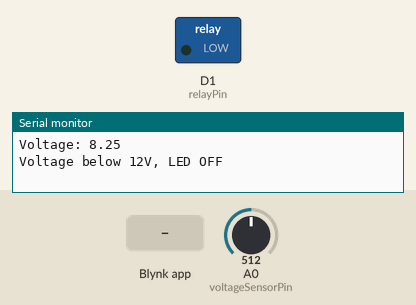
Recording of a sketch running on a simulated ESP8266 (NodeMCU). Parts: switched loads named in the sketch (green lamp = pin HIGH), the last lines printed to the serial monitor. The test bench sets the inputs (shaded band); at power-on: A0 (voltageSensorPin) = 512. WiFi joins after 1.5 s; servers stay silent unless stated.

Above: at 3.0 s.
3.1 s: Blynk app writes 1 to V1
At 3.9 s:
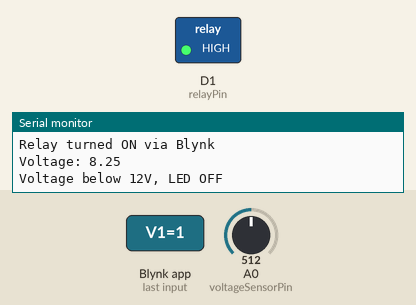
7.3 s: Blynk app writes 0 to V1
At 8.3 s:
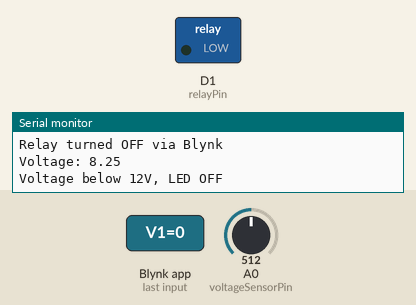
8.8 s: Blynk app writes 200 to V1
At 9.4 s:
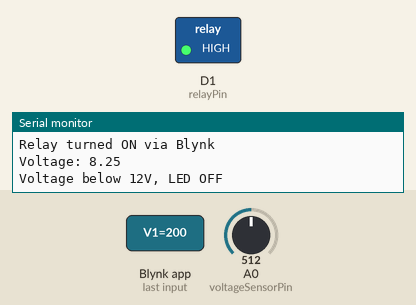
Timing chart, 0 to 11.3 s (numbered marks = the images above; inputs shaded):
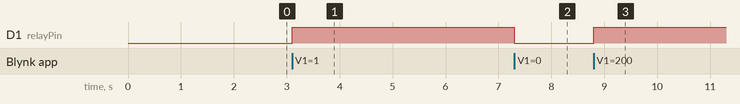

The sketch:

source.ino
```cpp
#define BLYNK_TEMPLATE_ID "***********"
#define BLYNK_TEMPLATE_NAME "*********"
#define BLYNK_AUTH_TOKEN "************"

// Include libraries
#include <ESP8266WiFi.h>
#include <BlynkSimpleEsp8266.h>

#define BLYNK_PRINT Serial

// Your WiFi credentials
char ssid[] = "********"; // Enter your WiFi Name
char pass[] = "********"; // Enter your WiFi Password

// Blynk Authentication Token from the Blynk app
char auth[] = "********************";

// Pin Definitions
const int relayPin = D1;         // Relay connected to GPIO 5 (D1 on NodeMCU)
const int voltageSensorPin = A0; // Connect the voltage sensor to A0 pin
float voltageThreshold = 12.00;  // Threshold voltage in volts

BlynkTimer timer;

// Voltage divider resistor values (adjust based on your actual circuit)
const float R1 = 30000.0; // Resistor 1 (10k ohms)
const float R2 = 7500.0;  // Resistor 2 (1k ohms)

// Function to read voltage sensor
float readVoltage() {
  int sensorValue = analogRead(voltageSensorPin);
  float voltage = (sensorValue * 3.3) /1024.0; // Convert to actual ADC voltage
  voltage = voltage * (R1 + R2) / R2;           // Adjust based on voltage divider ratio
  return voltage;
}

// Function to check voltage and update LED on Blynk
void checkVoltage() {
  float voltage = readVoltage();
  Serial.print("Voltage: ");
  Serial.println(voltage);

  if (voltage == 0) {
    Blynk.virtualWrite(V3, 255); // Turn on virtual LED on V3
    Serial.println("Voltage exceeds 12V, LED ON");
  } else {
    Blynk.virtualWrite(V3, 0);   // Turn off virtual LED on V3
    Serial.println("Voltage below 12V, LED OFF");
  }
}

// Function to toggle relay state
void toggleRelay() {
  static bool relayState = false; // Current state of relay
  relayState = !relayState;
  digitalWrite(relayPin, relayState ? HIGH : LOW);
  Blynk.virtualWrite(V1, relayState);      // Sync Blynk app
  Serial.print("Relay is now ");
  Serial.println(relayState ? "ON" : "OFF");
}

// Blynk control for relay
BLYNK_WRITE(V1) {
  bool blynkCommand = param.asInt();
  digitalWrite(relayPin, blynkCommand ? HIGH : LOW); // Update relay state
  Serial.print("Relay turned ");
  Serial.println(blynkCommand ? "ON via Blynk" : "OFF via Blynk");
}

// Setup
void setup() {
  Serial.begin(9600);
  Blynk.begin(auth, ssid, pass);

  pinMode(relayPin, OUTPUT);
  digitalWrite(relayPin, LOW);             // Start with relay off

  timer.setInterval(1000L, checkVoltage);  // Check voltage every second
}

// Main loop
void loop() {
  Blynk.run();
  timer.run();
}
```

Measured:
- after the input at 3.1 s, D1 (relayPin): LOW → HIGH at once
- after the input at 7.3 s, D1 (relayPin): HIGH → LOW at once
- after the input at 8.8 s, D1 (relayPin): LOW → HIGH at once
